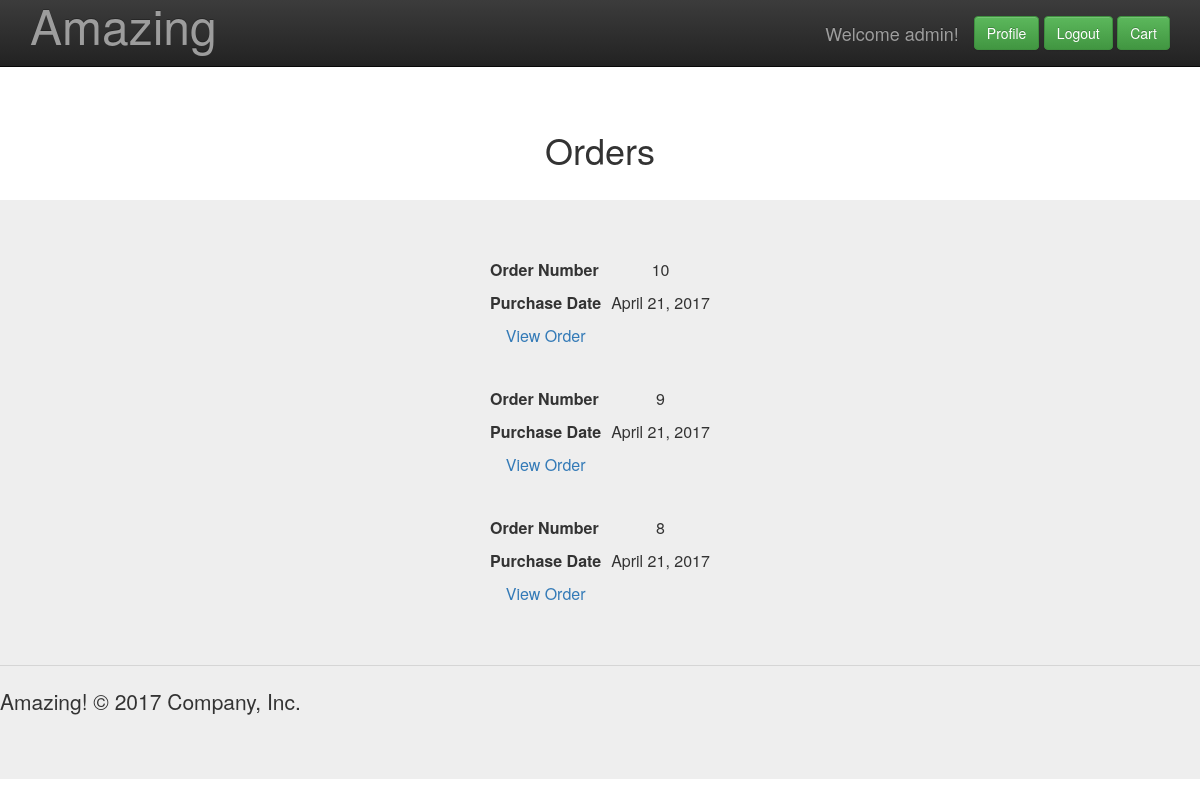
Screenshot of /profile/view-orders (signed in) with the database file from the repository.
### user_profile/models.py (models this page shows, shortened)
class Order(models.Model):
	user = models.ForeignKey(User,on_delete=models.CASCADE)
	purchase_date = models.DateField(auto_now_add=True)
	address = models.CharField(max_length=100, blank=True)
	city = models.CharField(max_length=100, blank=True)
	state = models.CharField(max_length=100, blank=True)
	zip_code = models.CharField(max_length=100, blank=True)
	card_number = models.IntegerField(null=True)
	card_name = models.CharField(max_length=100, blank=True)
	card_month = models.IntegerField(null=True)
	card_year = models.IntegerField(null=True)

### user_profile/views.py (the view)
def view_orders(request):
	orders = Order.objects.filter(user=request.user)
	orders = sorted(orders, key=operator.attrgetter('pk'), reverse=True)
	return render(request, 'vieworders.html', {'orders':orders})

### templates/vieworders.html (shortened to what this page needs)
{% load staticfiles %}
{% load humanize %}
<link rel="stylesheet" href="https://maxcdn.bootstrapcdn.com/bootstrap/3.3.7/css/bootstrap.min.css">
<link rel="stylesheet" href="https://maxcdn.bootstrapcdn.com/bootstrap/3.3.7/css/bootstrap-theme.min.css">
<!DOCTYPE html>
<html lang="en">
  <head>
    <link href="../../assets/css/ie10-viewport-bug-workaround.css" rel="stylesheet">
    <link href="/static/css/jumbotron.css" rel="stylesheet">
  </head>
  <body>
    <nav class="navbar navbar-inverse navbar-fixed-top">
      <div class="container">
        <div class="navbar-header">
          <a class="navbar-brand" href="/">
      <font size = "18">Amazing</font>
      </a>
        </div>
        <div id="navbar" class="navbar-collapse collapse">
          <form class="navbar-form navbar-right">
            <form method="POST" action="{}">
              <div class="form-group">
                {% if user.is_authenticated %}
                  <table>
                    <tr>
                      <td><a class="navbar-brand text-center" href="{% url 'profile' %}">Welcome {{ user.username }}!</a></td>
                      <td><a class="btn btn-success" href="{% url 'profile' %}" role="button">Profile</a></td>
                      <td>&nbsp;</td>
                      <td> <a class="btn btn-success" href="{% url 'logout' %}" role="button">Logout</a></td>
                      <td>&nbsp;</td>
                      <td> <a class="btn btn-success" href="{% url 'cart' %}" role="button">Cart</a></td>
                    </tr>
                  </table>
                {% else %}
                  <a class="btn btn-success" href="{% url 'login' %}" role="button">Sign In</a>
                {% endif %}
              </div>
            </form>
          </form>
      </div>
    </nav>
  <div class="SearchColumn">
    <br>
    <br>
    <div class="container text-center">
      <br>
      <h1>Orders</h1>
      <br>
    </div>
  </div>
  <div class="jumbotron">
    <div class="container text-center">
      <table class="center" style="border-collapse: separate; border-spacing: 10px;">
      {% for order in orders %}
        <tr>
          <th align="center">Order Number</th>
          <td align="center">{{order.pk}}</td>
        </tr>
        <tr>
          <th align="center">Purchase Date</th>
          <td align="center">{{order.purchase_date}}</td>
        </tr>
        <tr>
          <td align="center"><a href="{% url 'order' %}?id={{order.pk | urlencode}}">View Order</a></td>
        </tr>
      {% endfor %}
      </table>
    </div>
    <hr>
    <footer>
      <p>Amazing! &copy; 2017 Company, Inc.</p>
    </footer>
  </div>
  </body>
</html>

### static/css/jumbotron.css (style rules this page uses)
body { padding-top: 50px; padding-bottom: 20px; }

### templates/vieworders.html (style rules this page uses)
table.center { margin-left: auto; margin-right: auto; }

### rows the page displays
Order: pk "10", purchase_date "April 21, 2017"
Order: pk "9", purchase_date "April 21, 2017"
Order: pk "8", purchase_date "April 21, 2017"

### other values shown
{{ user.username }} "admin"
